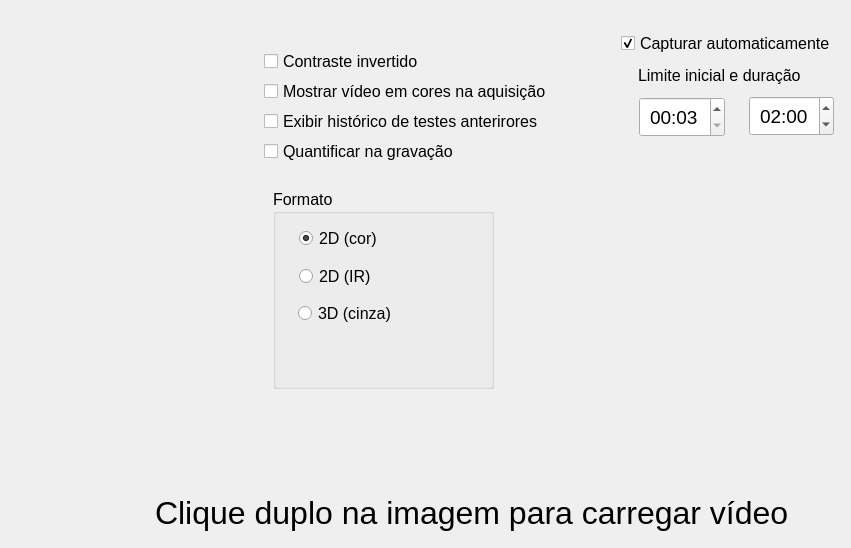
      <widget class="QWidget" name="tabConfig">
       <attribute name="title">
        <string>Configurações</string>
       </attribute>
       <widget class="QCheckBox" name="chkInvertido">
        <property name="geometry">
         <rect>
          <x>264</x>
          <y>53</y>
          <width>183</width>
          <height>17</height>
         </rect>
        </property>
        <property name="font">
         <font>
          <pointsize>12</pointsize>
         </font>
        </property>
        <property name="text">
         <string>Contraste invertido</string>
        </property>
        <property name="checked">
         <bool>false</bool>
        </property>
       </widget>
       <widget class="QCheckBox" name="chkInvertido_2">
        <property name="geometry">
         <rect>
          <x>264</x>
          <y>83</y>
          <width>284</width>
          <height>17</height>
         </rect>
        </property>
        <property name="font">
         <font>
          <pointsize>12</pointsize>
         </font>
        </property>
        <property name="text">
         <string>Mostrar vídeo em cores na aquisição</string>
        </property>
        <property name="checked">
         <bool>false</bool>
        </property>
       </widget>
       <widget class="QCheckBox" name="chkInvertido_3">
        <property name="geometry">
         <rect>
          <x>264</x>
          <y>113</y>
          <width>282</width>
          <height>17</height>
         </rect>
        </property>
        <property name="font">
         <font>
          <pointsize>12</pointsize>
         </font>
        </property>
        <property name="text">
         <string>Exibir histórico de testes anterirores</string>
        </property>
        <property name="checked">
         <bool>false</bool>
        </property>
       </widget>
       <widget class="QCheckBox" name="chkTrack">
        <property name="geometry">
         <rect>
          <x>264</x>
          <y>140</y>
          <width>221</width>
          <height>23</height>
         </rect>
        </property>
        <property name="font">
         <font>
          <pointsize>12</pointsize>
         </font>
        </property>
        <property name="text">
         <string>Quantificar na gravação</string>
        </property>
       </widget>
       <widget class="QCheckBox" name="chkPararAuto">
        <property name="geometry">
         <rect>
          <x>621</x>
          <y>32</y>
          <width>221</width>
          <height>23</height>
         </rect>
        </property>
        <property name="font">
         <font>
          <pointsize>12</pointsize>
         </font>
        </property>
        <property name="text">
         <string>Capturar automaticamente</string>
        </property>
        <property name="checked">
         <bool>true</bool>
        </property>
       </widget>
       <widget class="QGroupBox" name="grpFormato">
        <property name="geometry">
         <rect>
          <x>273</x>
          <y>189</y>
          <width>221</width>
          <height>200</height>
         </rect>
        </property>
        <property name="maximumSize">
         <size>
          <width>16777215</width>
          <height>200</height>
         </size>
        </property>
        <property name="baseSize">
         <size>
          <width>0</width>
          <height>0</height>
         </size>
        </property>
        <property name="font">
         <font>
          <pointsize>12</pointsize>
         </font>
        </property>
        <property name="title">
         <string>Formato</string>
        </property>
        <widget class="QRadioButton" name="rdb2Dinfra">
         <property name="geometry">
          <rect>
           <x>26</x>
           <y>74</y>
           <width>84</width>
           <height>27</height>
          </rect>
         </property>
         <property name="font">
          <font>
           <pointsize>12</pointsize>
          </font>
         </property>
         <property name="text">
          <string>2D (IR)</string>
         </property>
        </widget>
        <widget class="QRadioButton" name="rdb3Dcinza">
         <property name="geometry">
          <rect>
           <x>25</x>
           <y>111</y>
           <width>102</width>
           <height>27</height>
          </rect>
         </property>
         <property name="font">
          <font>
           <pointsize>12</pointsize>
          </font>
         </property>
         <property name="text">
          <string>3D (cinza)</string>
         </property>
        </widget>
        <widget class="QRadioButton" name="rdb2Dcinza">
         <property name="geometry">
          <rect>
           <x>26</x>
           <y>36</y>
           <width>105</width>
           <height>27</height>
          </rect>
         </property>
         <property name="font">
          <font>
           <pointsize>12</pointsize>
          </font>
         </property>
         <property name="text">
          <string>2D (cor)</string>
         </property>
         <property name="checked">
          <bool>true</bool>
         </property>
        </widget>
       </widget>
       <widget class="QTimeEdit" name="cboTimerPlay">
        <property name="geometry">
         <rect>
          <x>749</x>
          <y>96</y>
          <width>85</width>
          <height>40</height>
         </rect>
        </property>
        <property name="minimumSize">
         <size>
          <width>0</width>
          <height>40</height>
         </size>
        </property>
        <property name="font">
         <font>
          <pointsize>14</pointsize>
         </font>
        </property>
        <property name="alignment">
         <set>Qt::AlignCenter</set>
        </property>
        <property name="displayFormat">
         <string>mm:ss</string>
        </property>
        <property name="time">
         <time>
          <hour>0</hour>
          <minute>2</minute>
          <second>0</second>
         </time>
        </property>
       </widget>
       <widget class="QTimeEdit" name="cboTimerLimite">
        <property name="geometry">
         <rect>
          <x>639</x>
          <y>97</y>
          <width>86</width>
          <height>40</height>
         </rect>
        </property>
        <property name="minimumSize">
         <size>
          <width>0</width>
          <height>40</height>
         </size>
        </property>
        <property name="font">
         <font>
          <pointsize>14</pointsize>
         </font>
        </property>
        <property name="alignment">
         <set>Qt::AlignCenter</set>
        </property>
        <property name="displayFormat">
         <string>mm:ss</string>
        </property>
        <property name="time">
         <time>
          <hour>0</hour>
          <minute>0</minute>
          <second>3</second>
         </time>
        </property>
       </widget>
       <widget class="QLabel" name="label">
        <property name="geometry">
         <rect>
          <x>638</x>
          <y>61</y>
          <width>172</width>
          <height>28</height>
         </rect>
        </property>
        <property name="font">
         <font>
          <pointsize>12</pointsize>
         </font>
        </property>
        <property name="text">
         <string>Limite inicial e duração</string>
        </property>
       </widget>
       <widget class="QLabel" name="label_2">
        <property name="geometry">
         <rect>
          <x>155</x>
          <y>486</y>
          <width>646</width>
          <height>53</height>
         </rect>
        </property>
        <property name="font">
         <font>
          <pointsize>24</pointsize>
         </font>
        </property>
        <property name="text">
         <string>Clique duplo na imagem para carregar vídeo</string>
        </property>
       </widget>
      </widget>
